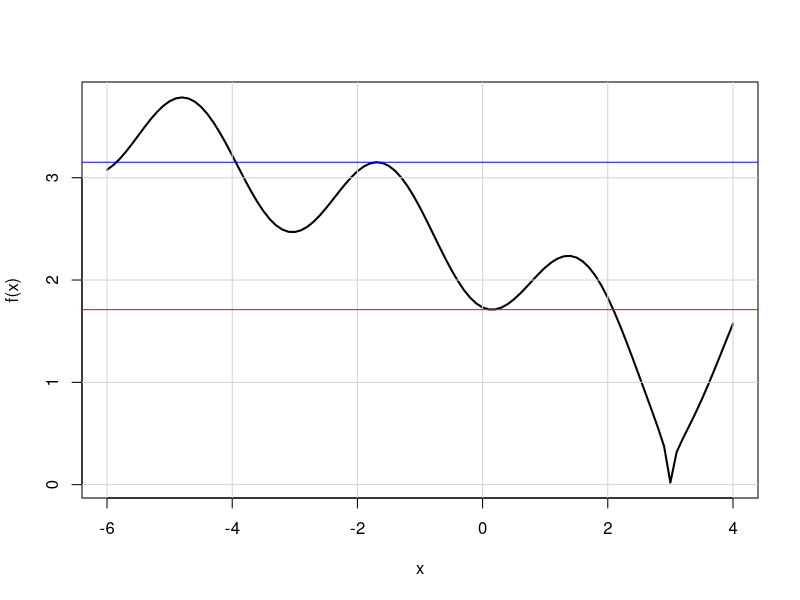

Generate this figure with R:
## Exercice 1 ####

is.integer(2)

if(sqrt(2) * sqrt(2) != 2) print("what ?!")

if(0.1 + 0.2 == 0.3) print("result is ok")

if(0.1 + 0.2 != 0.3) print("no way !!!!")

## Exercice 2 ####
# 1.
f <- function(x) sin(x) ^ 2 + sqrt(abs(x - 3))
f2 <- function(x) -f(x)
# 2.
curve(f, from = -6, to = 4, lwd = 2)
grid(lty = 1)
# 3.
integrate(f, -6, 4)
# 4.
mn <- optimize(f, interval = c(-6, 4))
# 5.
Mx <- optimize(f, interval = c(-6, 4), 
               maximum = TRUE)

## MAIS!!!!
abline(h = mn$objective, col = "red")
abline(h = Mx$objective, col = "blue")

## Exercice 3 (Problème) : première version ####

rm(list = ls())
# 1.
simuData <- function(n) rnorm(n)
# 2.
perte <- function(s, y, p) (sum(abs(s - y) ^ p)) ^ (1 / p)
# 3.
y <- simuData(20)

for(p in c(1, 2, 5, 1/2)) {
  print(paste("Begin computation for p = ", p))
  print(optimise(f = perte, interval = range(y), y = y, p = p))
}


## Exercice 3 (Problème) : deuxième version ####

rm(list = ls())
# 1.
simuData <- function(n) rnorm(n)
# 2.
perte <- function(s, y, p) (sum(abs(s - y) ^ p)) ^ (1 / p)
# 3.
y <- simuData(20)

ps <- c(1, 2, 5, 1/2)
lps <- length(ps)
results <- data.frame(p         = numeric(lps),
                      minimum   = numeric(lps),
                      objective = numeric(lps))

for (p in seq_along(ps)) {
  print(paste("Begin computation for p = ", ps[p]))
  res <- optimise(f = perte, interval = range(y), y = y, p = ps[p])
  results[p, ] <- c(ps[p], res)
}

results 
median(y) # should be minimum for p = 1
mean(y)   # should be minimum for p = 2